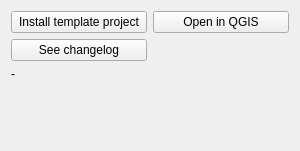
<?xml version="1.0" encoding="UTF-8"?>
<ui version="4.0">
 <class>Form</class>
 <widget class="QWidget" name="Form">
  <property name="geometry">
   <rect>
    <x>0</x>
    <y>0</y>
    <width>300</width>
    <height>151</height>
   </rect>
  </property>
  <property name="windowTitle">
   <string>Form</string>
  </property>
  <layout class="QGridLayout" name="gridLayout">
   <item row="0" column="0">
    <widget class="QPushButton" name="project_install_pushButton">
     <property name="text">
      <string>Install template project</string>
     </property>
    </widget>
   </item>
   <item row="0" column="1">
    <widget class="QPushButton" name="project_openInQgis_pushButton">
     <property name="text">
      <string>Open in QGIS</string>
     </property>
    </widget>
   </item>
   <item row="1" column="0">
    <widget class="QPushButton" name="project_seeChangelog_pushButton">
     <property name="text">
      <string>See changelog</string>
     </property>
    </widget>
   </item>
   <item row="2" column="0" colspan="2">
    <widget class="QLabel" name="project_info_label">
     <property name="text">
      <string>-</string>
     </property>
     <property name="openExternalLinks">
      <bool>true</bool>
     </property>
     <property name="textInteractionFlags">
      <set>Qt::LinksAccessibleByMouse|Qt::TextSelectableByKeyboard|Qt::TextSelectableByMouse</set>
     </property>
    </widget>
   </item>
   <item row="3" column="0">
    <spacer name="verticalSpacer">
     <property name="orientation">
      <enum>Qt::Vertical</enum>
     </property>
     <property name="sizeHint" stdset="0">
      <size>
       <width>20</width>
       <height>40</height>
      </size>
     </property>
    </spacer>
   </item>
  </layout>
 </widget>
 <resources/>
 <connections/>
</ui>
